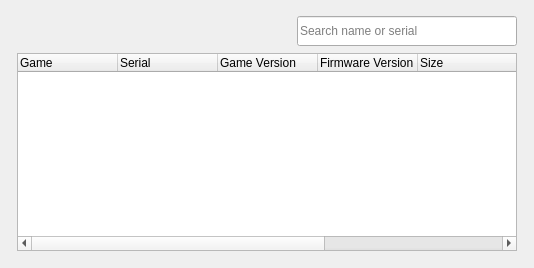
<?xml version="1.0" encoding="UTF-8"?>
<ui version="4.0">
 <class>ConfigurationListWidget</class>
 <widget class="QWidget" name="ConfigurationListWidget">
  <property name="geometry">
   <rect>
    <x>0</x>
    <y>0</y>
    <width>292</width>
    <height>268</height>
   </rect>
  </property>
  <property name="windowTitle">
   <string>Configurations</string>
  </property>
  <property name="styleSheet">
   <string notr="true"/>
  </property>
  <layout class="QGridLayout" name="gridLayout">
   <item row="0" column="0">
    <layout class="QHBoxLayout" name="horizontalLayout_2">
     <property name="leftMargin">
      <number>6</number>
     </property>
     <property name="topMargin">
      <number>0</number>
     </property>
     <property name="rightMargin">
      <number>6</number>
     </property>
     <property name="bottomMargin">
      <number>6</number>
     </property>
     <item>
      <layout class="QVBoxLayout" name="verticalLayout">
       <property name="spacing">
        <number>4</number>
       </property>
       <property name="topMargin">
        <number>2</number>
       </property>
       <item>
        <layout class="QHBoxLayout" name="horizontalLayout">
         <property name="spacing">
          <number>4</number>
         </property>
         <item>
          <widget class="QToolButton" name="refresh_button">
           <property name="minimumSize">
            <size>
             <width>36</width>
             <height>36</height>
            </size>
           </property>
           <property name="text">
            <string/>
           </property>
           <property name="iconSize">
            <size>
             <width>32</width>
             <height>32</height>
            </size>
           </property>
           <property name="autoRaise">
            <bool>true</bool>
           </property>
          </widget>
         </item>
         <item>
          <widget class="QToolButton" name="global_settings_button">
           <property name="minimumSize">
           <size>
             <width>36</width>
             <height>36</height>
            </size>
           </property>
           <property name="toolTip">
            <string>&lt;html&gt;&lt;head/&gt;&lt;body&gt;&lt;p&gt;Edit global settings&lt;/p&gt;&lt;/body&gt;&lt;/html&gt;</string>
           </property>
           <property name="text">
            <string/>
           </property>
           <property name="iconSize">
            <size>
             <width>32</width>
             <height>32</height>
            </size>
           </property>
           <property name="autoRaise">
            <bool>true</bool>
           </property>
          </widget>
         </item>
         <item>
          <widget class="QToolButton" name="input_mapping_button">
           <property name="minimumSize">
            <size>
             <width>36</width>
             <height>36</height>
            </size>
           </property>
           <property name="toolTip">
            <string>Edit input mapping</string>
           </property>
           <property name="text">
            <string/>
           </property>
           <property name="iconSize">
            <size>
             <width>32</width>
             <height>32</height>
            </size>
           </property>
           <property name="autoRaise">
            <bool>true</bool>
           </property>
          </widget>
         </item>
         <item>
          <widget class="QToolButton" name="edit_button">
           <property name="minimumSize">
           <size>
             <width>36</width>
             <height>36</height>
            </size>
           </property>
           <property name="toolTip">
            <string>Edit game config</string>
           </property>
           <property name="text">
            <string/>
           </property>
           <property name="iconSize">
            <size>
             <width>32</width>
             <height>32</height>
            </size>
           </property>
           <property name="autoRaise">
            <bool>true</bool>
           </property>
          </widget>
         </item>
         <item>
          <widget class="QToolButton" name="delete_button">
           <property name="minimumSize">
           <size>
             <width>36</width>
             <height>36</height>
            </size>
           </property>
           <property name="toolTip">
            <string>Clear game config</string>
           </property>
           <property name="styleSheet">
            <string notr="true"/>
           </property>
           <property name="text">
            <string/>
           </property>
           <property name="iconSize">
            <size>
             <width>32</width>
             <height>32</height>
            </size>
           </property>
           <property name="autoRaise">
            <bool>true</bool>
           </property>
         </widget>
        </item>
         <item>
          <widget class="QToolButton" name="trophy_overview_button">
           <property name="minimumSize">
            <size>
             <width>36</width>
             <height>36</height>
            </size>
           </property>
           <property name="toolTip">
            <string>View saved trophies</string>
           </property>
           <property name="iconSize">
            <size>
             <width>32</width>
             <height>32</height>
            </size>
           </property>
           <property name="autoRaise">
            <bool>true</bool>
           </property>
          </widget>
         </item>
         <item>
          <widget class="QToolButton" name="home_pc_button">
           <property name="minimumSize">
            <size>
             <width>36</width>
             <height>36</height>
            </size>
           </property>
           <property name="toolTip">
            <string>Play the games on your home PC</string>
           </property>
           <property name="iconSize">
            <size>
             <width>32</width>
             <height>32</height>
            </size>
           </property>
           <property name="autoRaise">
            <bool>true</bool>
           </property>
          </widget>
         </item>
         <item>
          <spacer name="horizontalSpacer">
           <property name="orientation">
            <enum>Qt::Horizontal</enum>
           </property>
           <property name="sizeHint" stdset="0">
            <size>
             <width>40</width>
             <height>20</height>
            </size>
           </property>
          </spacer>
         </item>
         <item>
          <widget class="QLineEdit" name="search_line_edit">
           <property name="sizePolicy">
            <sizepolicy hsizetype="Preferred" vsizetype="Fixed">
             <horstretch>0</horstretch>
             <verstretch>0</verstretch>
            </sizepolicy>
           </property>
           <property name="minimumSize">
            <size>
             <width>220</width>
             <height>30</height>
            </size>
           </property>
           <property name="maximumSize">
            <size>
             <width>320</width>
             <height>30</height>
            </size>
           </property>
           <property name="toolTip">
            <string>Search game name or serial</string>
           </property>
           <property name="placeholderText">
            <string>Search name or serial</string>
           </property>
           <property name="clearButtonEnabled">
            <bool>true</bool>
           </property>
          </widget>
         </item>
        </layout>
       </item>
       <item>
        <widget class="GameListTreeWidget" name="cfgs_list">
         <property name="rootIsDecorated">
          <bool>false</bool>
         </property>
         <column>
          <property name="text">
           <string>Game</string>
          </property>
         </column>
         <column>
          <property name="text">
           <string>Serial</string>
          </property>
         </column>
         <column>
          <property name="text">
           <string>Game Version</string>
          </property>
         </column>
         <column>
          <property name="text">
           <string>Firmware Version</string>
          </property>
         </column>
         <column>
          <property name="text">
           <string>Size</string>
          </property>
         </column>
         <column>
          <property name="text">
           <string>Path</string>
          </property>
         </column>
         <column>
          <property name="text">
           <string>Status</string>
          </property>
         </column>
         <column>
          <property name="text">
           <string>Comments</string>
          </property>
         </column>
        </widget>
       </item>
      </layout>
     </item>
    </layout>
   </item>
  </layout>
  <action name="refresh_action">
   <property name="text">
    <string>Refresh game list</string>
   </property>
   <property name="toolTip">
    <string>Rescan game folders for new games</string>
   </property>
  </action>
 </widget>
 <customwidgets>
  <customwidget>
   <class>GameListTreeWidget</class>
   <extends>QTreeWidget</extends>
   <header>gameListTreeWidget.h</header>
  </customwidget>
 </customwidgets>
 <resources/>
 <connections/>
</ui>
